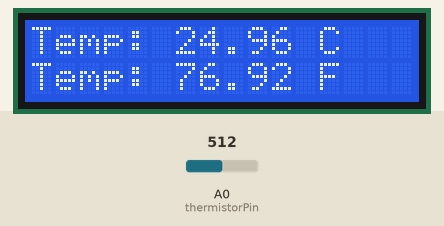
Recording of a sketch running on a simulated Arduino Uno, built with avr-gcc and run on an emulated ATmega328P. Shown: 16×2 character LCD. The inputs (shaded band) are chosen by the test bench; at power-on: A0 (thermistorPin) = 512. What the sketch prints to the serial monitor is not drawn.

Above: at 2.2 s.
2.3 s: A0 (thermistorPin) set to 675
At 3.3 s:
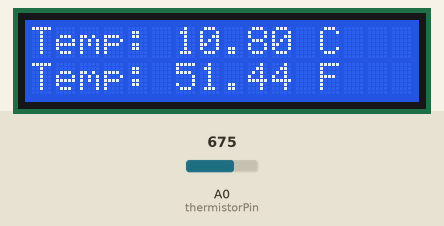
5.0 s: A0 (thermistorPin) set to 698
At 6.3 s:
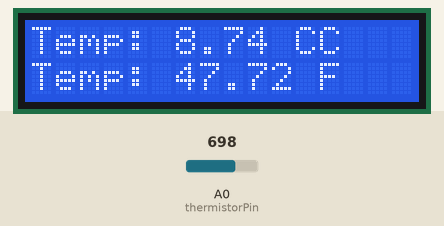
7.7 s: A0 (thermistorPin) set to 779
At 9.7 s:
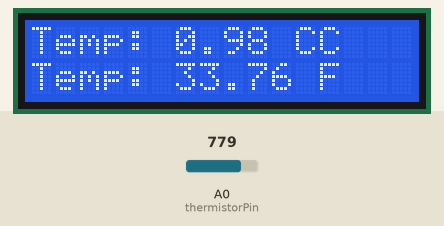
10.5 s: A0 (thermistorPin) set to 797
At 11.5 s:
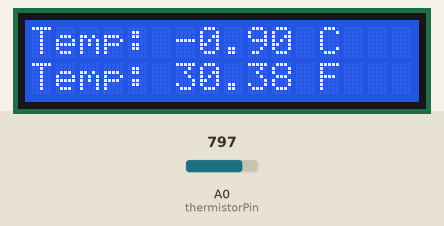
13.2 s: A0 (thermistorPin) set to 878
At 16.2 s:
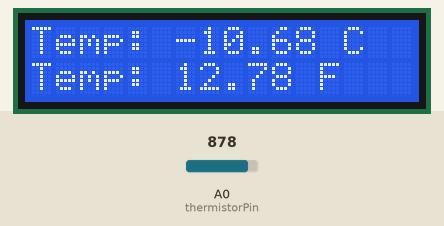
16.6 s: A0 (thermistorPin) set to 898
At 17.9 s:
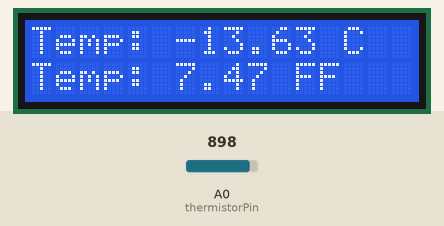
Timing chart, 0 to 19.6 s (numbered marks = the images above; inputs shaded):
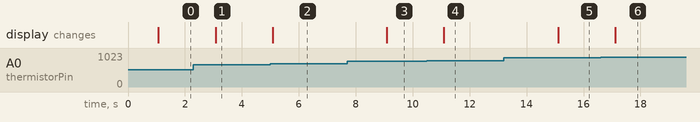

Measured:
- the behaviour switches between 684 and 685 on A0 (thermistorPin) (found by bisection; images 1 and 2)
- the behaviour switches between 788 and 789 on A0 (thermistorPin) (found by bisection; images 3 and 4)
- the behaviour switches between 888 and 889 on A0 (thermistorPin) (found by bisection; images 5 and 6)
- after the input at 2.3 s, the display: changes after 0.78 s (image 1)
- after the input at 5.0 s, the display: changes after 0.08 s (image 2)
- after the input at 7.7 s, the display: changes after 1.4 s (image 3)
- after the input at 10.5 s, the display: changes after 0.60 s (image 4)
- after the input at 13.2 s, the display: changes after 1.9 s (image 5)
- after the input at 16.6 s, the display: changes after 0.52 s (image 6)

The sketch:

thermo.ino
```cpp
#include <LiquidCrystal.h>

const int thermistorPin = A0;
const float BETA = 3950;
const int seriesResistor = 10000;
const int nominalResistance = 10000;
const float nominalTemperature = 25.0 + 273.15;

const int rs = 12, en = 11, d4 = 5, d5 = 4, d6 = 3, d7 = 2;
LiquidCrystal lcd(rs, en, d4, d5, d6, d7);

void setup() {
  Serial.begin(9600);
  delay(1000);
  lcd.begin(16, 2);
  lcd.print("Hello, World!");
}

void loop() {
  int analogValue = analogRead(thermistorPin);

  //beta eq conversions
  float resistance = seriesResistor / ((1023.0 / analogValue) - 1.0);
  float temperatureK = 1 / (1 / nominalTemperature + (1 / BETA) * log(resistance / nominalResistance));
  float temperatureC = temperatureK - 273.15;
  float temperatureF = (temperatureC * 9.0 / 5.0) + 32.0;

  //serial monitor display
  Serial.print("Temperature: ");
  Serial.print(temperatureC);
  Serial.print(" C / ");
  Serial.print(temperatureF);
  Serial.println(" F");

  //lcd display
  lcd.setCursor(0, 0);
  lcd.print("Temp: ");
  lcd.print(temperatureC);
  lcd.print(" C");

  lcd.setCursor(0, 1);
  lcd.print("Temp: ");
  lcd.print(temperatureF);
  lcd.print(" F");

  delay(2000);
}
```
